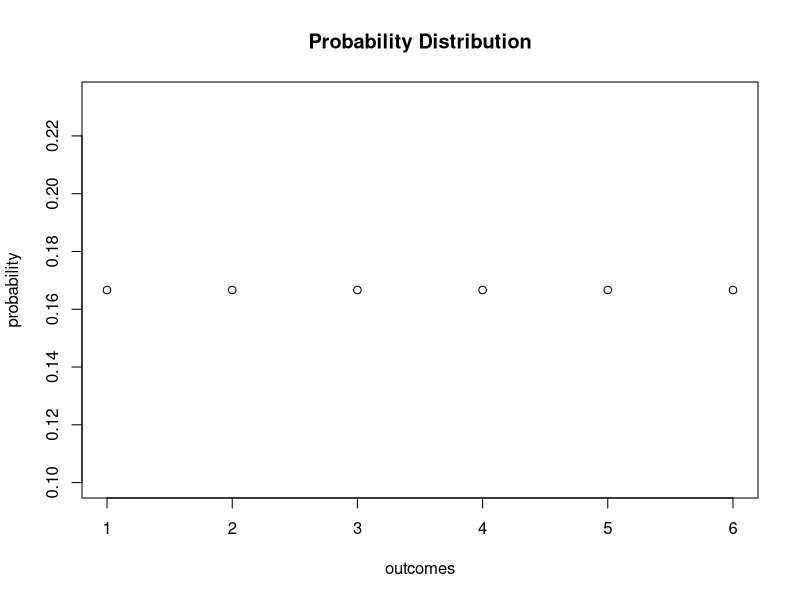
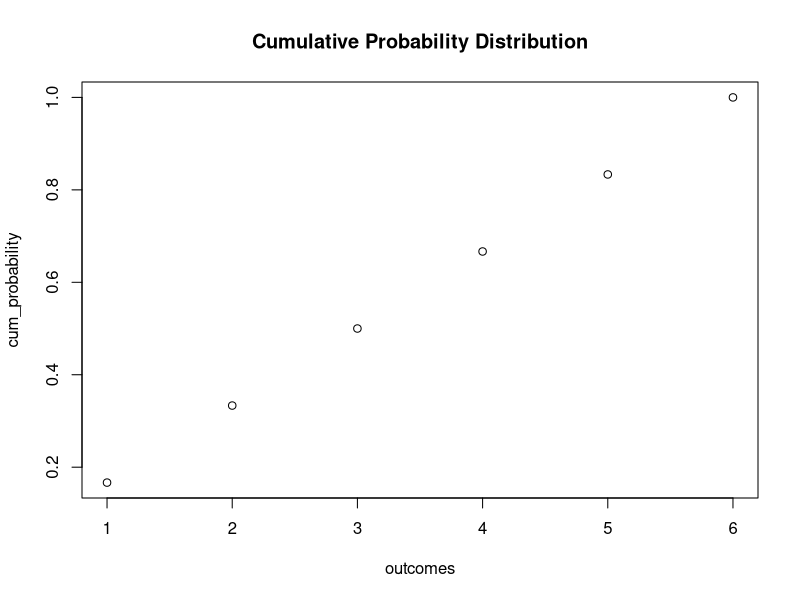

The R script that drew these images, in order:
sample(1:6, 1)
# generate the vector of probabilities 
probability <- rep(1/6, 6) 

# plot the probabilities 
plot(probability,
     xlab = "outcomes",
     main = "Probability Distribution") 

# generate the vector of cumulative probabilities 
cum_probability <- cumsum(probability) 

# plot the probabilites 
plot(cum_probability, 
     xlab = "outcomes", 
     main = "Cumulative Probability Distribution") 

